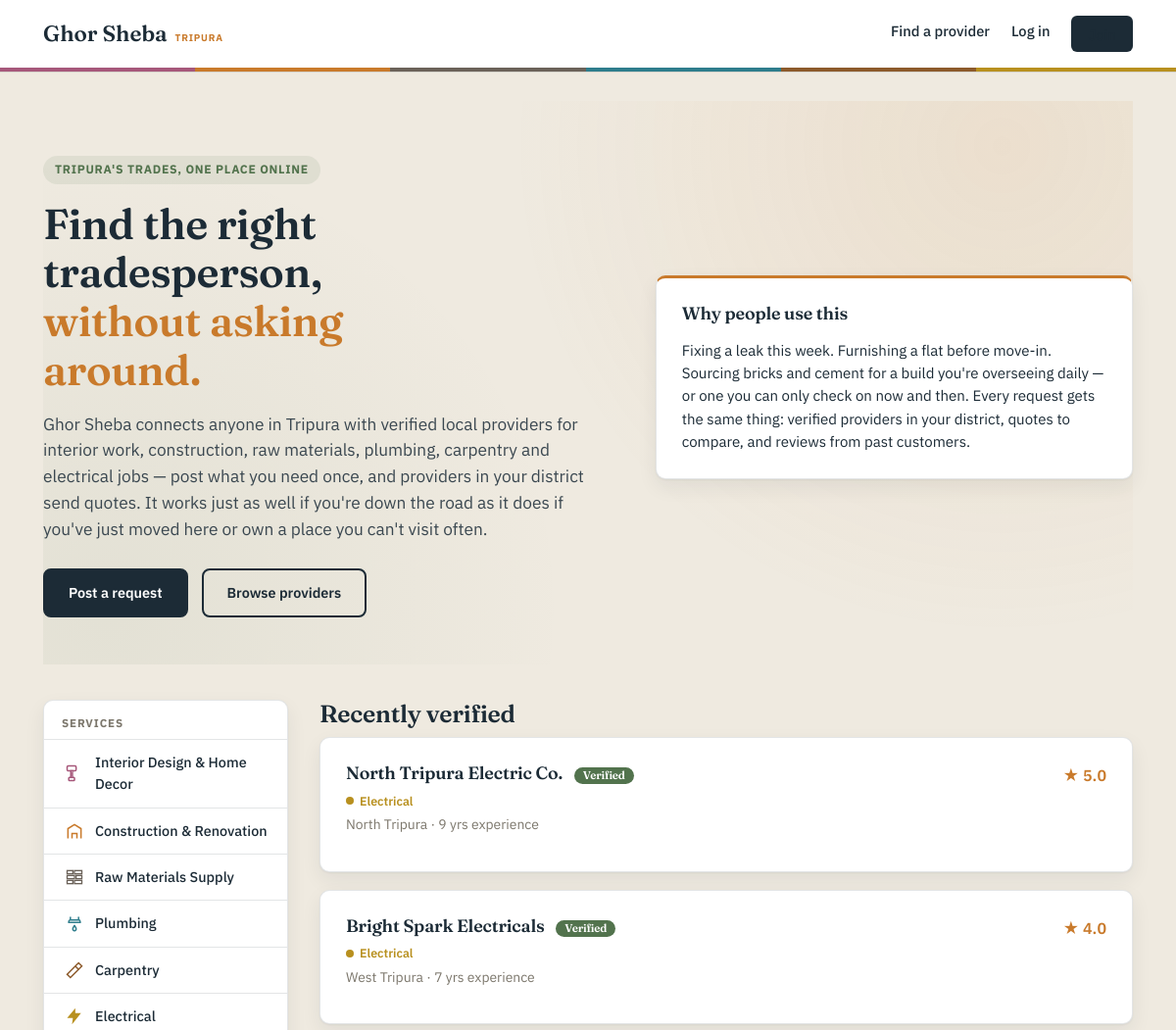
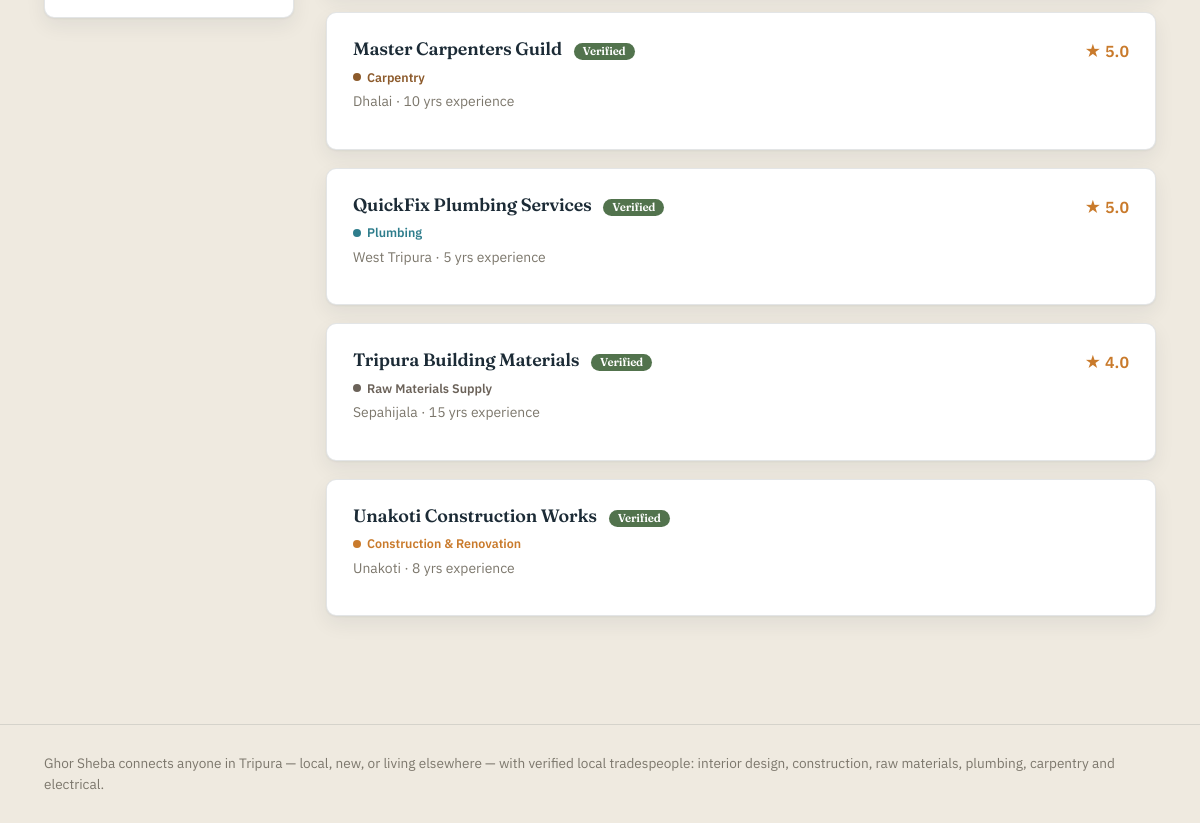
The page / on the database its author committed (2 pictures, top to bottom).
### models.py (models this page shows, shortened)
class ProviderProfile(db.Model):
    __tablename__ = "provider_profiles"
    id = db.Column(db.Integer, primary_key=True)
    user_id = db.Column(db.Integer, db.ForeignKey("users.id"), nullable=False)
    business_name = db.Column(db.String(150), nullable=False)
    category = db.Column(db.String(50), nullable=False)  # matches Config.CATEGORIES keys
    district = db.Column(db.String(50), nullable=False)
    address = db.Column(db.String(255))
    years_experience = db.Column(db.Integer, default=0)
    description = db.Column(db.Text)
    visit_fee = db.Column(db.Integer)
    verified = db.Column(db.Boolean, default=False)
    created_at = db.Column(db.DateTime, default=datetime.utcnow)
    quotes = db.relationship(
        "Quote", backref="provider", lazy=True, cascade="all, delete-orphan"
    )
    reviews = db.relationship(
        "Review", backref="provider", lazy=True, cascade="all, delete-orphan"
    )
    @property
    def average_rating(self):
        if not self.reviews:
            return None
        return round(sum(r.rating for r in self.reviews) / len(self.reviews), 1)

class Review(db.Model):
    __tablename__ = "reviews"
    id = db.Column(db.Integer, primary_key=True)
    provider_id = db.Column(db.Integer, db.ForeignKey("provider_profiles.id"), nullable=False)
    customer_id = db.Column(db.Integer, db.ForeignKey("users.id"), nullable=False)
    request_id = db.Column(db.Integer, db.ForeignKey("service_requests.id"))
    rating = db.Column(db.Integer, nullable=False)  # 1-5
    comment = db.Column(db.Text)
    created_at = db.Column(db.DateTime, default=datetime.utcnow)

### app.py (the view)
    @app.route("/")
    def home():
        featured = (
            ProviderProfile.query.filter_by(verified=True)
            .order_by(ProviderProfile.created_at.desc())
            .limit(6)
            .all()
        )
        return render_template("index.html", featured=featured)

### app.py (called while the page is built)
def register_security_headers(app):
    @app.after_request
    def set_security_headers(response):
        response.headers["X-Content-Type-Options"] = "nosniff"
        response.headers["X-Frame-Options"] = "DENY"
        response.headers["Referrer-Policy"] = "strict-origin-when-cross-origin"
        if IS_PRODUCTION:
            response.headers["Strict-Transport-Security"] = "max-age=31536000; includeSubDomains"
        return response

### templates/index.html (shortened to what this page needs)
{% extends "base.html" %}
{% block content %}
<section class="hero">
  <div class="hero-grid">
    <div>
      <div class="kicker">TRIPURA'S TRADES, ONE PLACE ONLINE</div>
      <h1>Find the right tradesperson, <mark>without asking around.</mark></h1>
      <p class="lede">
        Ghor Sheba connects anyone in Tripura with verified local providers for interior
        work, construction, raw materials, plumbing, carpentry and electrical jobs — post
        what you need once, and providers in your district send quotes. It works just as
        well if you're down the road as it does if you've just moved here or own a place
        you can't visit often.
      </p>
      <div class="hero-actions">
        {% if current_user.is_authenticated and current_user.role == 'customer' %}
          <a class="btn" href="{{ url_for('request_service') }}">Post a request</a>
        {% else %}
          <a class="btn" href="{{ url_for('register') }}">Post a request</a>
        {% endif %}
        <a class="btn btn-outline" href="{{ url_for('providers') }}">Browse providers</a>
      </div>
    </div>
    <div class="plate">
      <h3>Why people use this</h3>
      <p style="font-size:0.94rem; margin-bottom:0;">
        Fixing a leak this week. Furnishing a flat before move-in. Sourcing bricks and
        cement for a build you're overseeing daily — or one you can only check on now and
        then. Every request gets the same thing: verified providers in your district,
        quotes to compare, and reviews from past customers.
      </p>
    </div>
  </div>
</section>
<div class="page-layout" style="margin-top: 36px;">
  {% include "_services_sidebar.html" %}
  <div>
    {% if featured %}
    <section>
      <h2>Recently verified</h2>
      {% for p in featured %}
        <div class="plate provider-card">
          <div>
            <h3><a href="{{ url_for('provider_detail', provider_id=p.id) }}" style="text-decoration:none;">{{ p.business_name }}</a>
              <span class="badge badge-verified">Verified</span>
            </h3>
            <div class="category-chip" style="--cat: {{ category_color[p.category] }}; margin-bottom:4px;">
              <span class="dot"></span>{{ category_label[p.category] }}
            </div>
            <div class="meta-line" style="margin-top:0;">{{ p.district }} &middot; {{ p.years_experience }} yrs experience</div>
          </div>
          {% if p.average_rating %}<div class="rating">&#9733; {{ p.average_rating }}</div>{% endif %}
        </div>
      {% endfor %}
    </section>
    {% endif %}
  </div>
</div>
{% endblock %}

### templates/base.html (shortened to what this page needs)
<!DOCTYPE html>
<html lang="en">
<head>
  <link rel="stylesheet" href="{{ url_for('static', filename='css/style.css') }}">
</head>
<body>
  <header class="site-header">
    <div class="wrap">
      <a class="brand" href="{{ url_for('home') }}">Ghor Sheba <small>TRIPURA</small></a>
      <nav class="nav-links">
        <a href="{{ url_for('providers') }}">Find a provider</a>
        {% if current_user.is_authenticated %}
          {% if current_user.role == 'customer' %}
            <a href="{{ url_for('request_service') }}">Post a request</a>
          {% endif %}
          <a href="{{ url_for('dashboard') }}">Dashboard</a>
          {% if current_user.is_admin %}<a href="{{ url_for('admin_panel') }}">Admin</a>{% endif %}
          <a href="{{ url_for('logout') }}">Log out</a>
        {% else %}
          <a href="{{ url_for('login') }}">Log in</a>
          <a class="btn btn-small" href="{{ url_for('register') }}">Join</a>
        {% endif %}
      </nav>
    </div>
    <div class="accent-strip"></div>
  </header>
  <main class="wrap" style="padding-top: 30px; padding-bottom: 30px;">
    {% block content %}{% endblock %}
  </main>
  <footer>
    <div class="wrap">
      Ghor Sheba connects anyone in Tripura — local, new, or living elsewhere — with
      verified local tradespeople: interior design, construction, raw materials,
      plumbing, carpentry and electrical.
    </div>
  </footer>
</body>
</html>

### templates/_services_sidebar.html
<aside class="services-sidebar">
  {% set active_category = active_category|default('') %}
  <h3>Services</h3>
  <ul>
    {% for key, label in categories %}
      <li>
        <a href="{{ url_for('providers', category=key) }}"
           style="--cat: {{ category_color[key] }};"
           class="{% if active_category == key %}active{% endif %}">
          <span class="icon">{{ category_icon[key]|safe }}</span>
          {{ label }}
        </a>
      </li>
    {% endfor %}
  </ul>
</aside>

### rows shown on the page
ProviderProfile: business_name "North Tripura Electric Co.", category "Electrical", district "North Tripura", years_experience "9", average_rating "5.0"
ProviderProfile: business_name "Bright Spark Electricals", category "Electrical", district "West Tripura", years_experience "7", average_rating "4.0"
ProviderProfile: business_name "Master Carpenters Guild", category "Carpentry", district "Dhalai", years_experience "10", average_rating "5.0"
ProviderProfile: business_name "QuickFix Plumbing Services", category "Plumbing", district "West Tripura", years_experience "5", average_rating "5.0"
ProviderProfile: business_name "Tripura Building Materials", category "Raw Materials Supply", district "Sepahijala", years_experience "15", average_rating "4.0"
ProviderProfile: business_name "Unakoti Construction Works", category "Construction & Renovation", district "Unakoti", years_experience "8"

### other values the page prints
{{ label }} "Interior Design & Home Decor" "Construction & Renovation" "Raw Materials Supply" "Plumbing" "Carpentry" "Electrical"
